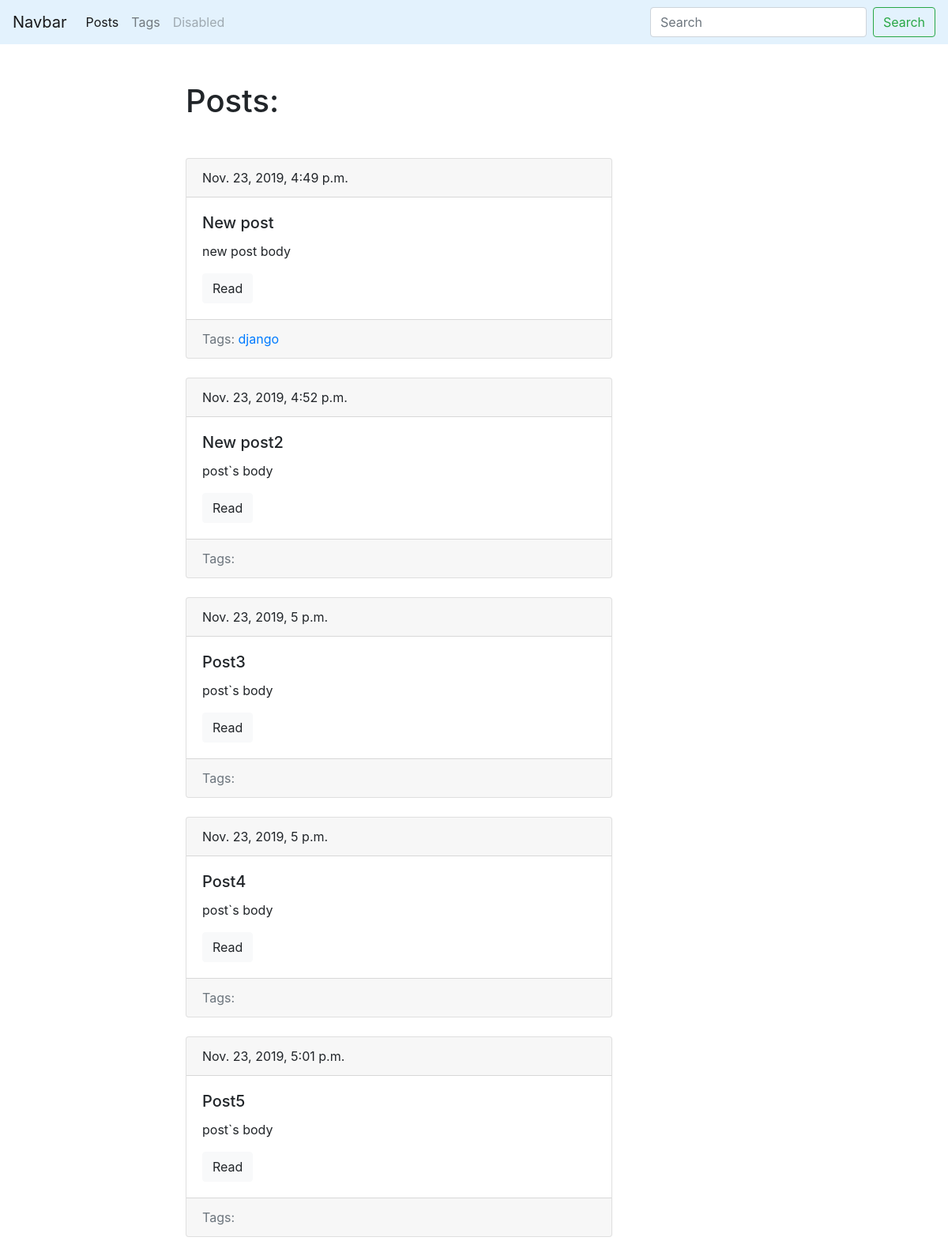
Screenshot of /blog/ with the database file from the repository.
### blog/models.py (models this page shows, shortened)
class Post (models.Model):
	title = models.CharField(max_length = 150, db_index = True)
	slug = models.SlugField(max_length = 150, unique = True)
	body = models.TextField(blank = True, db_index = True)
	tags = models.ManyToManyField('Tag', blank = True, related_name = 'posts')
	date_pub = models.DateTimeField(auto_now_add = True)
	def get_absolute_url(self):
		return reverse('post_detail_url', kwargs={'slug': self.slug})

class Tag(models.Model):
	title = models.CharField(max_length = 50)
	slug = models.SlugField(max_length = 50, unique = True)
	def get_absolute_url(self):
		return reverse('tag_detail_url', kwargs={'slug':self.slug})

### blog/views.py (the view)
def posts_list(request):
	posts = Post.objects.all()
	return render(request, 'blog/index.html', context={'posts': posts})

### blog/templates/blog/index.html (shortened to what this page needs)
{% extends 'blog/base_blog.html' %}
{% block content %}
	<h1 class="mb-5">Posts:</h1>
	{% for post in posts%}
		{% include 'blog/includes/post_card_template.html' %}
	{% endfor %}
{% endblock %}

### blog/templates/blog/includes/post_card_template.html
<div class="card mb-4">
	<div class="card-header">
		{{ post.date_pub }}
	</div>
	<div class="card-body">
		<h5 class="card-title">{{ post.title }}</h5>
		<p class="card-text">{{ post.body | truncatewords:15}}</p>
		<a href="{{ post.get_absolute_url }}" class="btn btn-light">Read</a>
	</div>
	<div class="card-footer text-muted">
    	Tags:
    	{% for tag in post.tags.all %}
    		<a href="{{ tag.get_absolute_url }}">{{ tag.title }}</a>
    	{% endfor %}
  	</div>
</div>

### rows the page displays
Post: date_pub "Nov. 23, 2019, 4:49 p.m.", title "New post", body "new post body"
Tag: title "django"
Post: date_pub "Nov. 23, 2019, 4:52 p.m.", title "New post2", body "post`s body"
Post: date_pub "Nov. 23, 2019, 5 p.m.", title "Post3", body "post`s body"
Post: date_pub "Nov. 23, 2019, 5 p.m.", title "Post4", body "post`s body"
Post: date_pub "Nov. 23, 2019, 5:01 p.m.", title "Post5", body "post`s body"
